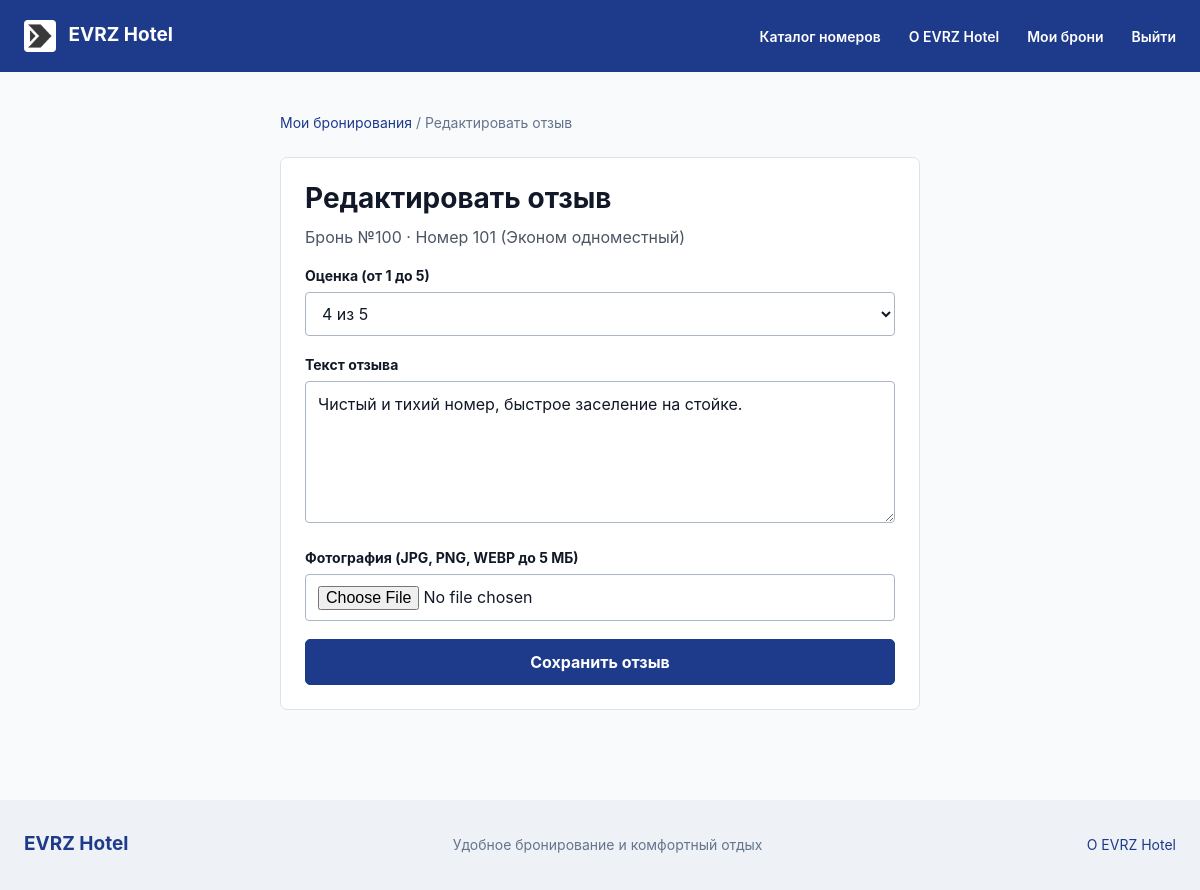
Screenshot of /reviews/37/edit/ (signed in) with the database file from the repository.
### hotel/models.py (models this page shows, shortened)
class Booking(models.Model):
    contact_name = models.CharField(max_length=150, blank=True, verbose_name="Имя контактного лица")
    contact_phone = models.CharField(max_length=20, blank=True, verbose_name="Контактный телефон")
    contact_email = models.EmailField(blank=True, verbose_name="Электронная почта")
    STATUS_CHOICES = [
        ("new", "Создана (Ожидает оплаты)"),
        ("confirmed", "Подтверждена"),
        ("checked_in", "Заселен"),
        ("checked_out", "Выехал (Завершена)"),
        ("cancelled", "Отменена"),
    ]
    user = models.ForeignKey(User, on_delete=models.CASCADE, related_name='bookings', verbose_name='Клиент')
    room = models.ForeignKey(Room, on_delete=models.PROTECT, related_name='bookings', verbose_name='Номер')
    check_in_date = models.DateField(verbose_name='Дата заезда')
    check_out_date = models.DateField(verbose_name='Дата выезда')
    nights_count = models.PositiveSmallIntegerField(
        default=1,
        validators=[MinValueValidator(1)],
        verbose_name="Количество ночей"
    )
    total_price = models.DecimalField(
        max_digits=10,
        decimal_places=2,
        validators=[MinValueValidator(0)],
        verbose_name="Итоговая стоимость (руб.)"
    )
    status = models.CharField(max_length=20, choices=STATUS_CHOICES, default='new', verbose_name='Статус бронирования')
    comment = models.TextField(blank=True, verbose_name='Пожелания клиента')
    created_at = models.DateTimeField(auto_now_add=True, verbose_name='Дата и время создания')
    class Meta:
        verbose_name = "Бронирование"
        verbose_name_plural = "Бронирования"
        ordering = ["-created_at"]
        constraints = [
            models.CheckConstraint(
                check=Q(check_out_date__gt=F("check_in_date")),
                name="booking_check_out_after_check_in"
            ),
            models.CheckConstraint(check=Q(nights_count__gte=1), name='booking_nights_min_1'),
        ]

class Room(models.Model):
    room_number = models.CharField(max_length=10, unique=True, verbose_name='Номер комнаты')
    room_type = models.ForeignKey(RoomType, on_delete=models.PROTECT, related_name='rooms', verbose_name='Тип номера')
    floor = models.PositiveSmallIntegerField(
        default=1,
        validators=[MinValueValidator(1), MaxValueValidator(30)],
        verbose_name="Этаж"
    )
    amenities = models.ManyToManyField(
        Amenity,
        through="RoomAmenity",
        related_name="rooms",
        blank=True,
        verbose_name="Удобства в номере"
    )
    image = models.ImageField(upload_to='rooms_photos/', blank=True, null=True, verbose_name='Фотография номера')
    is_active = models.BooleanField(default=True, verbose_name='Доступен для бронирования')
    description = models.TextField(blank=True, verbose_name='Особенности номера')
    class Meta:
        verbose_name = "Номер"
        verbose_name_plural = "Номера"
        ordering = ["floor", "room_number"]
        constraints = [
            models.CheckConstraint(check=Q(floor__gte=1), name='room_floor_min_1'),
        ]

class RoomType(models.Model):
    name = models.CharField(max_length=100, unique=True, verbose_name='Название категории')
    base_price = models.DecimalField(
        max_digits=10,
        decimal_places=2,
        validators=[MinValueValidator(500)],
        verbose_name="Базовая цена за сутки (руб.)"
    )
    max_guests = models.PositiveSmallIntegerField(
        default=2,
        validators=[MinValueValidator(1), MaxValueValidator(10)],
        verbose_name="Максимальная вместимость гостей"
    )
    area = models.DecimalField(
        max_digits=5,
        decimal_places=1,
        validators=[MinValueValidator(8.0)],
        verbose_name="Площадь номера (кв. м)"
    )
    description = models.TextField(blank=True, verbose_name='Описание категории')
    class Meta:
        verbose_name = "Тип номера"
        verbose_name_plural = "Типы номеров"
        ordering = ["base_price", "name"]
        constraints = [
            models.CheckConstraint(check=Q(base_price__gt=0), name='roomtype_base_price_positive'),
            models.CheckConstraint(check=Q(max_guests__gte=1), name='roomtype_max_guests_min_1'),
        ]

class Review(models.Model):
    booking = models.OneToOneField(
        Booking,
        on_delete=models.CASCADE,
        related_name="review",
        verbose_name="Завершенное бронирование"
    )
    room = models.ForeignKey(Room, on_delete=models.CASCADE, related_name='reviews', verbose_name='Номер')
    user = models.ForeignKey(User, on_delete=models.CASCADE, related_name='reviews', verbose_name='Автор отзыва')
    rating = models.PositiveSmallIntegerField(
        validators=[MinValueValidator(1), MaxValueValidator(5)],
        verbose_name="Оценка (от 1 до 5)"
    )
    text = models.TextField(verbose_name='Текст отзыва')
    photo = models.ImageField(
        upload_to="reviews_photos/",
        blank=True,
        null=True,
        verbose_name="Прикрепленное фото гостя"
    )
    created_at = models.DateTimeField(auto_now_add=True, verbose_name='Дата публикации')
    class Meta:
        verbose_name = "Отзыв клиента"
        verbose_name_plural = "Отзывы клиентов"
        ordering = ["-created_at"]
        constraints = [
            models.CheckConstraint(
                check=Q(rating__gte=1) & Q(rating__lte=5),
                name="review_rating_between_1_and_5"
            )
        ]

### hotel/views.py (the view)
# urls.py: path('reviews/<int:pk>/edit/', views.review_edit, name='review_edit'),
@login_required
def review_edit(request, pk):
    rev = get_object_or_404(Review.objects.select_related('room'), pk=pk)
    if rev.user_id != request.user.id:
        raise PermissionDenied('Вы можете редактировать только собственные отзывы.')
    form = ReviewForm(request.POST or None, request.FILES or None, instance=rev)
    if request.method == 'POST' and form.is_valid():
        form.save()
        messages.success(request, 'Отзыв обновлён.')
        return redirect('room_detail', pk=rev.room_id)
    context = {'form': form, 'title': 'Редактировать отзыв', 'booking': rev.booking, 'is_edit': True}
    return TemplateResponse(request, 'review_form.html', context)

### hotel/forms.py (shortened to what this page needs)
class ReviewForm(forms.ModelForm):
    class Meta:
        model = Review
        fields = ['rating', 'text', 'photo']
        labels = {
            'rating': 'Оценка (от 1 до 5)',
            'text': 'Текст отзыва',
            'photo': 'Фотография (JPG, PNG, WEBP до 5 МБ)',
        }
        error_messages = {
            'photo': {
                'invalid_image': 'Файл не является картинкой (нужен JPG, PNG или WEBP).',
            }
        }
        widgets = {
            'rating': forms.Select(choices=[(i, f'{i} из 5') for i in range(5, 0, -1)]),
            'text': forms.Textarea(attrs={'rows': 5, 'maxlength': 2000}),
        }

### hotel/templates/review_form.html (shortened to what this page needs)
{% extends 'base.html' %}
{% block content %}
  <div class="form-page">
    <p class="breadcrumbs"><a href="{% url 'my_bookings' %}">Мои бронирования</a> / {{ title }}</p>
    <div class="panel">
      <h1>{{ title }}</h1>
      {% if booking %}
        <p class="muted">Бронь №{{ booking.pk }} · Номер {{ booking.room.room_number }} ({{ booking.room.room_type.name }})</p>
      {% endif %}
      <form method="post" enctype="multipart/form-data">
        {% for field in form %}
          <div class="form-pole">
            <label for="{{ field.id_for_label }}">{{ field.label }}</label>
            {{ field }}
          </div>
        {% endfor %}
        <button class="full" type="submit">Сохранить отзыв</button>
      </form>
    </div>
  </div>
{% endblock %}

### hotel/static/css/styles.css (style rules this page uses)
:root { --color-primary: #1E3A8A; --color-secondary: #3B82F6; --color-accent: #D97706; --color-bg: #F8FAFC; --color-card: #FFFFFF; --color-text: #111827; --color-success: #16A34A; --color-warning: #EAB308; --color-error: #DC2626; --font-main: Inter, Arial, sans-serif; --font-num: Roboto, sans-serif; }
* { box-sizing: border-box; }
html { font-family: var(--font-main); color: var(--color-text); background: var(--color-bg); overflow-x: hidden; }
body { min-height: 100vh; display: flex; flex-direction: column; margin: 0; font-size: 16px; line-height: 1.5; overflow-x: hidden; }
a { color: #1e3a8a; text-decoration: none; }
button, input, select, textarea { font: inherit; }
button, .button { display: inline-flex; align-items: center; justify-content: center; min-height: 44px; padding: 10px 18px; border: 1px solid #1e3a8a; border-radius: 5px; background: #1e3a8a; color: white; font-weight: 700; cursor: pointer; text-align: center; }
.full { width: 100%; }
h1, h2, h3, p { margin-top: 0; }
h1 { font-size: 28px; line-height: 1.2; margin-bottom: 9px; }
.muted, small, .fine { color: #4b5563; }
.filter, .panel, .card { background: white; border: 1px solid #dce3ed; border-radius: 7px; }
.filter label, .form-pole label { display: block; font-size: 14px; font-weight: 700; margin-bottom: 16px; }
input, select, textarea { width: 100%; min-height: 44px; border: 1px solid #aab6c6; border-radius: 4px; background: white; color: #111827; padding: 10px 12px; }
textarea { resize: vertical; }
.breadcrumbs { font-size: 14px; color: #64748b; margin-bottom: 20px; }
.panel { padding: 24px; margin-bottom: 20px; }
.form-pole { margin-bottom: 18px; }
.form-pole label { margin-bottom: 6px; }
.form-page { max-width: 640px; margin: 0 auto; }
.form-page .panel { margin-top: 24px; }

### rows the page displays
Booking: pk "100", room.room_number "101", room.room_type.name "Эконом одноместный"
Review: form "4 из 5" "Чистый и тихий номер, быстрое заселение на стойке."

### other values shown
{{ title }} "Редактировать отзыв"
{{ field.label }} "Оценка (от 1 до 5)" "Текст отзыва" "Фотография (JPG, PNG, WEBP до 5 МБ)"
